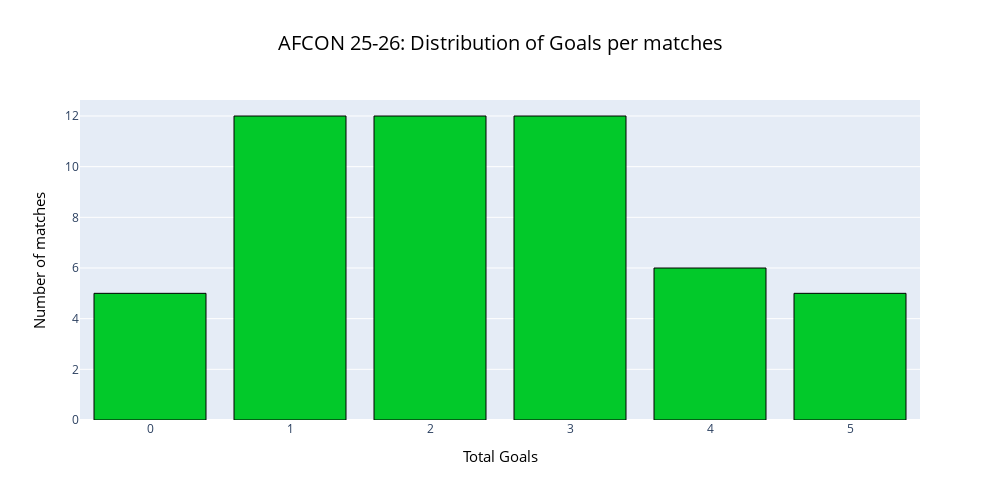

The code cell stored with this chart in its notebook:
### Code cell
#distribution of goals per matches :
fig=px.histogram(afcon,x="total_goals",title="AFCON 25-26: Distribution of Goals per matches",color_discrete_sequence=["#02C92A"]) 
fig.update_layout(xaxis_title="Total Goals",yaxis_title="Number of matches",bargap=0.2,width=1000,height=500,title_x=0.5,title_font=dict(size=20,color="black"),xaxis_title_font=dict(color="black",size=15),yaxis_title_font=dict(color="black",size=15))
fig.update_traces(marker_line_color='black',marker_line_width=1)
fig.show()

### Figure 1 — Plotly figure (JSON) as saved in the notebook; plotly's stock layout.template omitted (floating-point values rounded to 4 significant figures)
{"data": [{"alignmentgroup": "True", "bingroup": "x", "hovertemplate": "total_goals=%{x}<br>count=%{y}<extra></extra>", "legendgroup": "", "marker": {"color": "#02C92A", "line": {"color": "black", "width": 1}, "pattern": {"shape": ""}}, "name": "", "offsetgroup": "", "orientation": "v", "showlegend": false, "type": "histogram", "x": [2, 2, 3, 3, 1, 3, 3, 4, 3, 3, 1, 1, 2, 1, 0, 2, 1, 2, 2, 5, 5, 1, 1, 2, 5, 0, 0, 3, 2, 4, 3, 3, 4, 2, 5, 3, 4, 2, 1, 3, 4, 4, 1, 3, 1, 2, 2, 5, 1, 0, 0, 1], "xaxis": "x", "yaxis": "y"}], "layout": {"bargap": 0.2, "barmode": "relative", "height": 500, "legend": {"tracegroupgap": 0}, "title": {"font": {"color": "black", "size": 20}, "text": "AFCON 25-26: Distribution of Goals per matches", "x": 0.5}, "width": 1000, "xaxis": {"anchor": "y", "domain": [0, 1], "title": {"font": {"color": "black", "size": 15}, "text": "Total Goals"}}, "yaxis": {"anchor": "x", "domain": [0, 1], "title": {"font": {"color": "black", "size": 15}, "text": "Number of matches"}}}}
